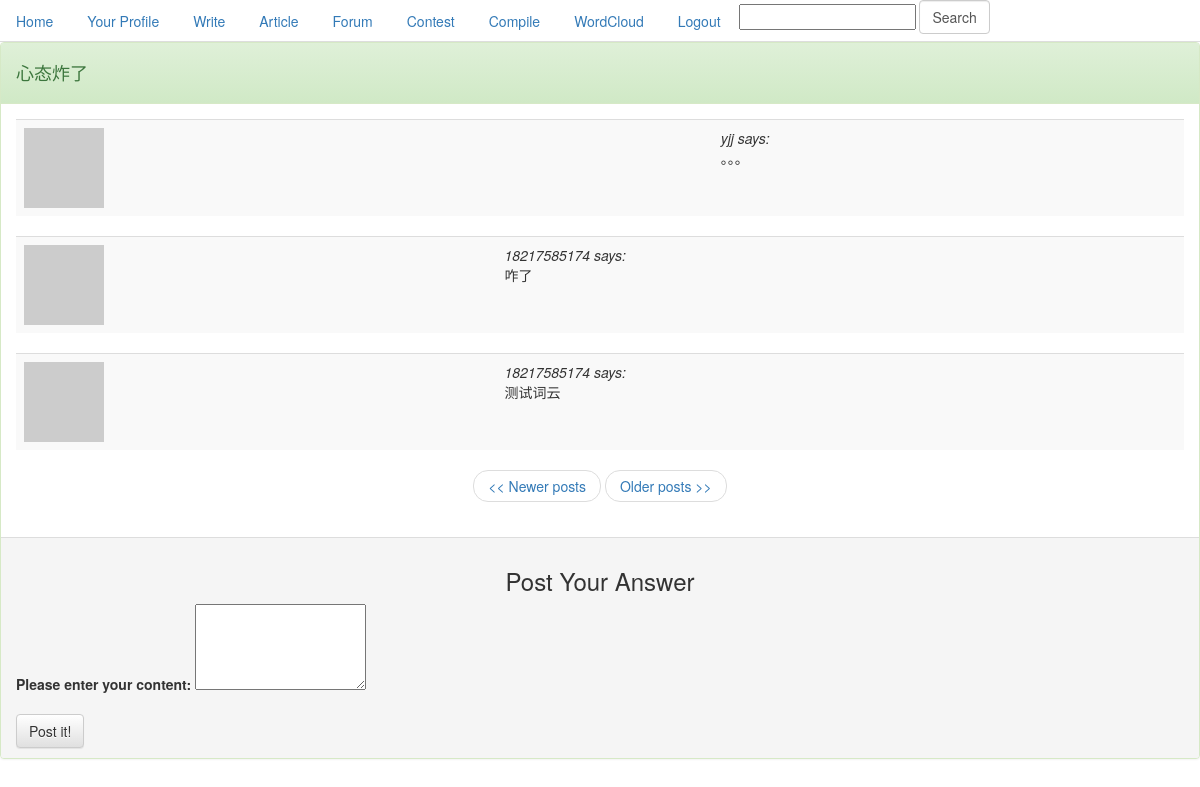
The page /discuss/1/1 (signed in) on the database as committed earlier.
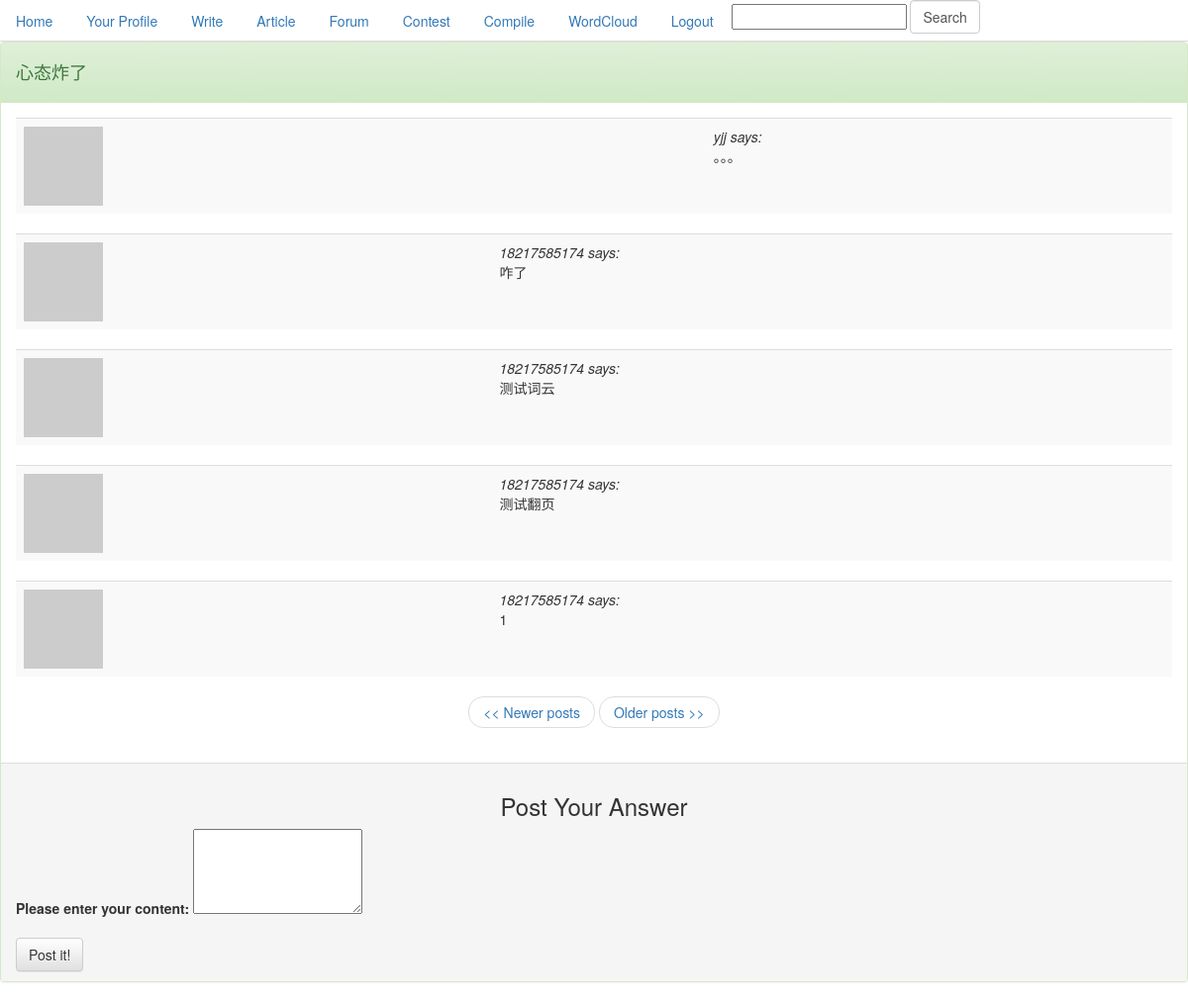
The same page on the database as committed later.
### app/models.py (models this page shows, shortened)
class Question(db.Model):
    __searchable__ = ['title']
    id = db.Column(db.Integer, primary_key=True)
    timestamp = db.Column(db.DateTime)
    title = db.Column(db.String(100))
    cards = db.relationship('Card', backref='discussion')

class Card(db.Model):
    id = db.Column(db.Integer, primary_key=True)
    body = db.Column(db.String(140))
    timestamp = db.Column(db.DateTime)
    user_id = db.Column(db.Integer, db.ForeignKey('user.id'))
    question_id = db.Column(db.Integer, db.ForeignKey('question.id'))

class User(db.Model):
    id = db.Column(db.Integer, primary_key=True)
    nickname = db.Column(db.String(64), index=True, unique=True)
    email = db.Column(db.String(120), index=True, unique=True)
    password = db.Column(db.String(120), index=True)
    posts = db.relationship('Post', backref='author', lazy='dynamic')
    cards = db.relationship('Card', backref='participant')
    about_me = db.Column(db.String(140))
    last_seen = db.Column(db.DateTime)
    followed = db.relationship('User',
                               secondary=followers,
                               primaryjoin=(followers.c.follower_id == id),
                               secondaryjoin=(followers.c.followed_id == id),
                               backref=db.backref('followers', lazy='dynamic'),
                               lazy='dynamic')
    is_authenticated = True
    is_active = True
    is_anonymous = False
    def avatar(self, size):
        return 'http://www.gravatar.com/avatar/' + md5(self.email.encode('utf8')).hexdigest() + '?d=mm&s=' + str(size)

### app/views.py (the view)
@app.route('/discuss/<pk>', methods=['POST', 'GET'])
@app.route('/discuss/<pk>/<int:page>', methods=['POST', 'GET'])
@login_required
def discuss(pk, page=1):
    form = CardForm()
    if form.validate():
        card = Card(body=form.answer.data, timestamp=datetime.utcnow(), participant=g.user, question_id=pk)
        db.session.add(card)
        db.session.commit()
        flash('Your answer is now live!')
        return redirect(url_for('discuss', pk=pk))
    cards = Card.query.filter_by(question_id=pk).order_by(Card.timestamp).paginate(page, POSTS_PER_PAGE, False)
    question = Question.query.filter_by(id=pk)
    title = question[0].title
    return render_template('card.html',
                           cs=cards,
                           form=form,
                           pk=pk,
                           title=title)

### app/forms.py
class SearchForm(Form):
    search = StringField('search', validators=[DataRequired()])

class CardForm(Form):
    answer = TextAreaField('answer', validators=[DataRequired()])

### app/views.py (called while the page is built)
@app.before_request
def before_request():
    g.user = current_user
    g.search_form = SearchForm()
    if g.user.is_authenticated:
        g.user.last_seen = datetime.utcnow()
        db.session.add(g.user)
        db.session.commit()

@lm.user_loader
def load_user(id):
    return User.query.get(int(id))

### app/templates/card.html (shortened to what this page needs)
{% extends "base.html" %}
{% block content %}
<div class="panel panel-success">
    <div class="panel-heading">
        <h4>{{title}}</h4>
    </div>
    <div class="panel-body">
        {% for c in cs.items %}
            <table class="table table-striped table-hover">
            <tr valign="top">
                <td><a href="#"><img src="{{c.participant.avatar(50)}}"></a></td>
                <td><i>{{c.participant.nickname}} says:</i><br>{{c.body}}</td>
            </tr>
            </table>
        {% endfor %}
        <nav>
            <ul class="pager">
                {% if cs.has_prev %}<li><a href="{{ url_for('discuss', pk=pk, page = cs.prev_num) }}"><< Newer posts</a></li>{% else %}<li><a href="#"><< Newer posts</a></li>{% endif %}
                {% if cs.has_next %}<li><a href="{{ url_for('discuss', pk=pk, page = cs.next_num) }}">Older posts >></a></li>{% else %}<li><a href="#">Older posts >></a></li>{% endif %}
            </ul>
        </nav>
    </div>
    <div class="panel-footer">
        <h3 align="center">Post Your Answer</h3>
        <form action="" method="post" name="card">
            <div class="form-group">
                <label for="answer">Please enter your content:</label>
                {{form.answer(rows = 4)}}
            </div>
            <button type="submit" class="btn btn-default">Post it!</button>
        </form>
    </div>
</div>
{% endblock %}

### app/templates/base.html (shortened to what this page needs)
<!DOCTYPE html>
<html lang="en">
<head>
    <link rel="stylesheet" href="https://cdn.bootcss.com/bootstrap/3.3.7/css/bootstrap.min.css"
>
    <link rel="stylesheet" href="https://cdn.bootcss.com/bootstrap/3.3.7/css/bootstrap-theme.min.css"
>
</head>
<body>
    <div class="nav nav-tabs">
    <li><a href="{{ url_for('index') }}">Home</a></li>
    {% if g.user.is_authenticated %}
    <li><a href="{{ url_for('user', nickname = g.user.nickname) }}">Your Profile</a></li>
    <li><a href="{{ url_for('write') }}">Write</a></li>
    <li><a href="{{ url_for('look') }}">Article</a></li>
    <li><a href="{{ url_for('forum') }}">Forum</a></li>
    <li><a href="{{ url_for('contest') }}">Contest</a></li>
    <li><a href="{{ url_for('code') }}">Compile</a></li>
    <li><a href="{{ url_for('wc') }}">WordCloud</a></li>
    <li><a href="{{ url_for('logout') }}">Logout</a></li>
    <li>
        <form style="display: inline;" action="{{url_for('search')}}" method="post" name="search" class="form-inline">
            <div class="form-group">
                {{g.search_form.hidden_tag()}}{{g.search_form.search(size=20)}}
            </div>
            <input type="submit"  class="form-control" value="Search">
        </form>
    </li>
    {% endif %}
    </div>
    {% block content %}{% endblock %}
</body>
</html>

Rows that differ between the two databases and show on the page:
added Card: participant.nickname "18217585174", body "测试翻页"
added Card: participant.nickname "18217585174", body "1"
